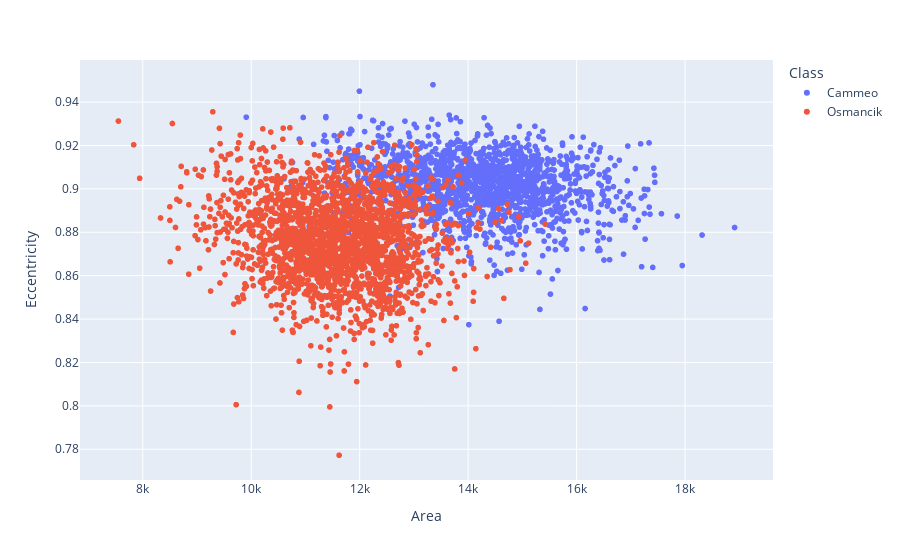
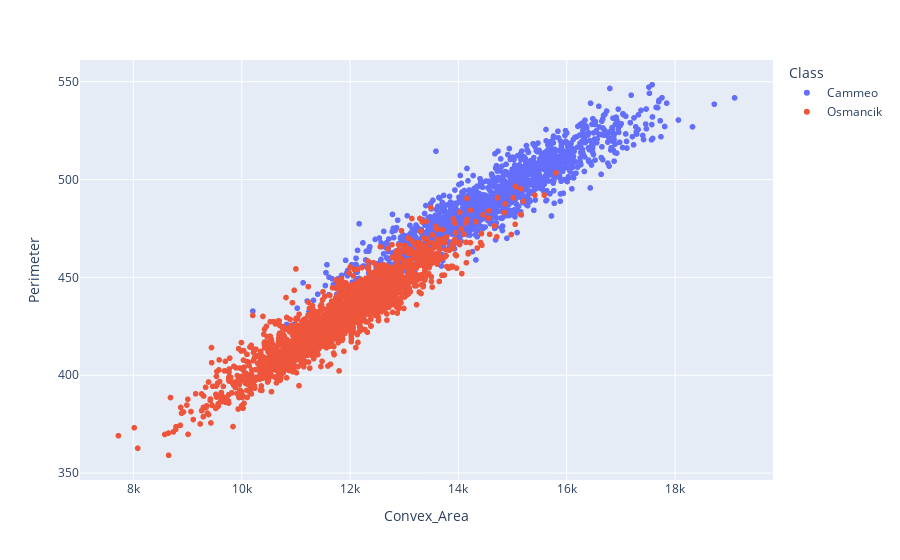
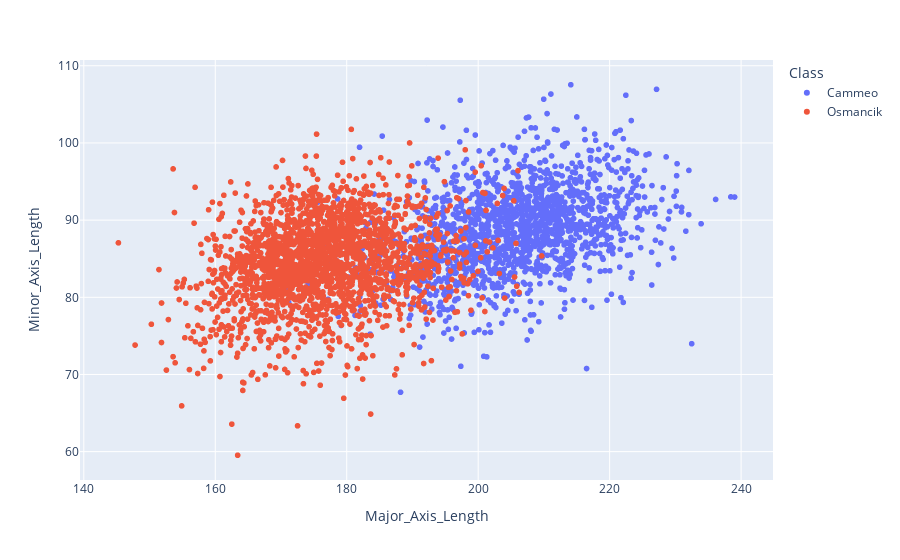
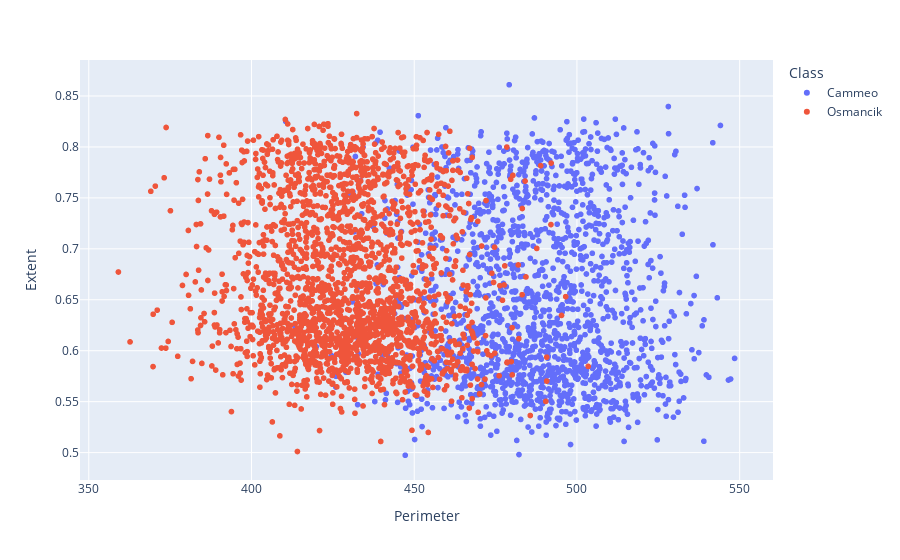

The notebook cell saved with these charts, in order:
### Markdown cell above
# Exploring the dataset

### Code cell
# Ploting the features against each other, color-coded by class.
for x_axis_data, y_axis_data in [
    ('Area', 'Eccentricity'),
    ('Convex_Area', 'Perimeter'),
    ('Major_Axis_Length', 'Minor_Axis_Length'),
    ('Perimeter', 'Extent'),
    ('Eccentricity', 'Major_Axis_Length'),
]:
  px.scatter(rice_dataset, x=x_axis_data, y=y_axis_data, color='Class').show()

### Figure 1 — Plotly figure (JSON) as saved in the notebook; plotly's stock layout.template omitted (floating-point values rounded to 4 significant figures; data arrays with more than 128 entries replaced by an {"elided": "..."} marker saying what was removed)
{"data": [{"hovertemplate": "Class=Cammeo<br>Area=%{x}<br>Eccentricity=%{y}<extra></extra>", "legendgroup": "Cammeo", "marker": {"color": "#636efa", "symbol": "circle"}, "mode": "markers", "name": "Cammeo", "showlegend": true, "type": "scattergl", "x": {"elided": "1630 int values"}, "xaxis": "x", "y": {"elided": "1630 float values"}, "yaxis": "y"}, {"hovertemplate": "Class=Osmancik<br>Area=%{x}<br>Eccentricity=%{y}<extra></extra>", "legendgroup": "Osmancik", "marker": {"color": "#EF553B", "symbol": "circle"}, "mode": "markers", "name": "Osmancik", "showlegend": true, "type": "scattergl", "x": {"elided": "2180 int values"}, "xaxis": "x", "y": {"elided": "2180 float values"}, "yaxis": "y"}], "layout": {"legend": {"title": {"text": "Class"}, "tracegroupgap": 0}, "margin": {"t": 60}, "xaxis": {"anchor": "y", "domain": [0, 1], "title": {"text": "Area"}}, "yaxis": {"anchor": "x", "domain": [0, 1], "title": {"text": "Eccentricity"}}}}

### Figure 2 — Plotly figure (JSON) as saved in the notebook; plotly's stock layout.template omitted (floating-point values rounded to 4 significant figures; data arrays with more than 128 entries replaced by an {"elided": "..."} marker saying what was removed)
{"data": [{"hovertemplate": "Class=Cammeo<br>Convex_Area=%{x}<br>Perimeter=%{y}<extra></extra>", "legendgroup": "Cammeo", "marker": {"color": "#636efa", "symbol": "circle"}, "mode": "markers", "name": "Cammeo", "showlegend": true, "type": "scattergl", "x": {"elided": "1630 int values"}, "xaxis": "x", "y": {"elided": "1630 float values"}, "yaxis": "y"}, {"hovertemplate": "Class=Osmancik<br>Convex_Area=%{x}<br>Perimeter=%{y}<extra></extra>", "legendgroup": "Osmancik", "marker": {"color": "#EF553B", "symbol": "circle"}, "mode": "markers", "name": "Osmancik", "showlegend": true, "type": "scattergl", "x": {"elided": "2180 int values"}, "xaxis": "x", "y": {"elided": "2180 float values"}, "yaxis": "y"}], "layout": {"legend": {"title": {"text": "Class"}, "tracegroupgap": 0}, "margin": {"t": 60}, "xaxis": {"anchor": "y", "domain": [0, 1], "title": {"text": "Convex_Area"}}, "yaxis": {"anchor": "x", "domain": [0, 1], "title": {"text": "Perimeter"}}}}

### Figure 3 — Plotly figure (JSON) as saved in the notebook; plotly's stock layout.template omitted (floating-point values rounded to 4 significant figures; data arrays with more than 128 entries replaced by an {"elided": "..."} marker saying what was removed)
{"data": [{"hovertemplate": "Class=Cammeo<br>Major_Axis_Length=%{x}<br>Minor_Axis_Length=%{y}<extra></extra>", "legendgroup": "Cammeo", "marker": {"color": "#636efa", "symbol": "circle"}, "mode": "markers", "name": "Cammeo", "showlegend": true, "type": "scattergl", "x": {"elided": "1630 float values"}, "xaxis": "x", "y": {"elided": "1630 float values"}, "yaxis": "y"}, {"hovertemplate": "Class=Osmancik<br>Major_Axis_Length=%{x}<br>Minor_Axis_Length=%{y}<extra></extra>", "legendgroup": "Osmancik", "marker": {"color": "#EF553B", "symbol": "circle"}, "mode": "markers", "name": "Osmancik", "showlegend": true, "type": "scattergl", "x": {"elided": "2180 float values"}, "xaxis": "x", "y": {"elided": "2180 float values"}, "yaxis": "y"}], "layout": {"legend": {"title": {"text": "Class"}, "tracegroupgap": 0}, "margin": {"t": 60}, "xaxis": {"anchor": "y", "domain": [0, 1], "title": {"text": "Major_Axis_Length"}}, "yaxis": {"anchor": "x", "domain": [0, 1], "title": {"text": "Minor_Axis_Length"}}}}

### Figure 4 — Plotly figure (JSON) as saved in the notebook; plotly's stock layout.template omitted (floating-point values rounded to 4 significant figures; data arrays with more than 128 entries replaced by an {"elided": "..."} marker saying what was removed)
{"data": [{"hovertemplate": "Class=Cammeo<br>Perimeter=%{x}<br>Extent=%{y}<extra></extra>", "legendgroup": "Cammeo", "marker": {"color": "#636efa", "symbol": "circle"}, "mode": "markers", "name": "Cammeo", "showlegend": true, "type": "scattergl", "x": {"elided": "1630 float values"}, "xaxis": "x", "y": {"elided": "1630 float values"}, "yaxis": "y"}, {"hovertemplate": "Class=Osmancik<br>Perimeter=%{x}<br>Extent=%{y}<extra></extra>", "legendgroup": "Osmancik", "marker": {"color": "#EF553B", "symbol": "circle"}, "mode": "markers", "name": "Osmancik", "showlegend": true, "type": "scattergl", "x": {"elided": "2180 float values"}, "xaxis": "x", "y": {"elided": "2180 float values"}, "yaxis": "y"}], "layout": {"legend": {"title": {"text": "Class"}, "tracegroupgap": 0}, "margin": {"t": 60}, "xaxis": {"anchor": "y", "domain": [0, 1], "title": {"text": "Perimeter"}}, "yaxis": {"anchor": "x", "domain": [0, 1], "title": {"text": "Extent"}}}}
